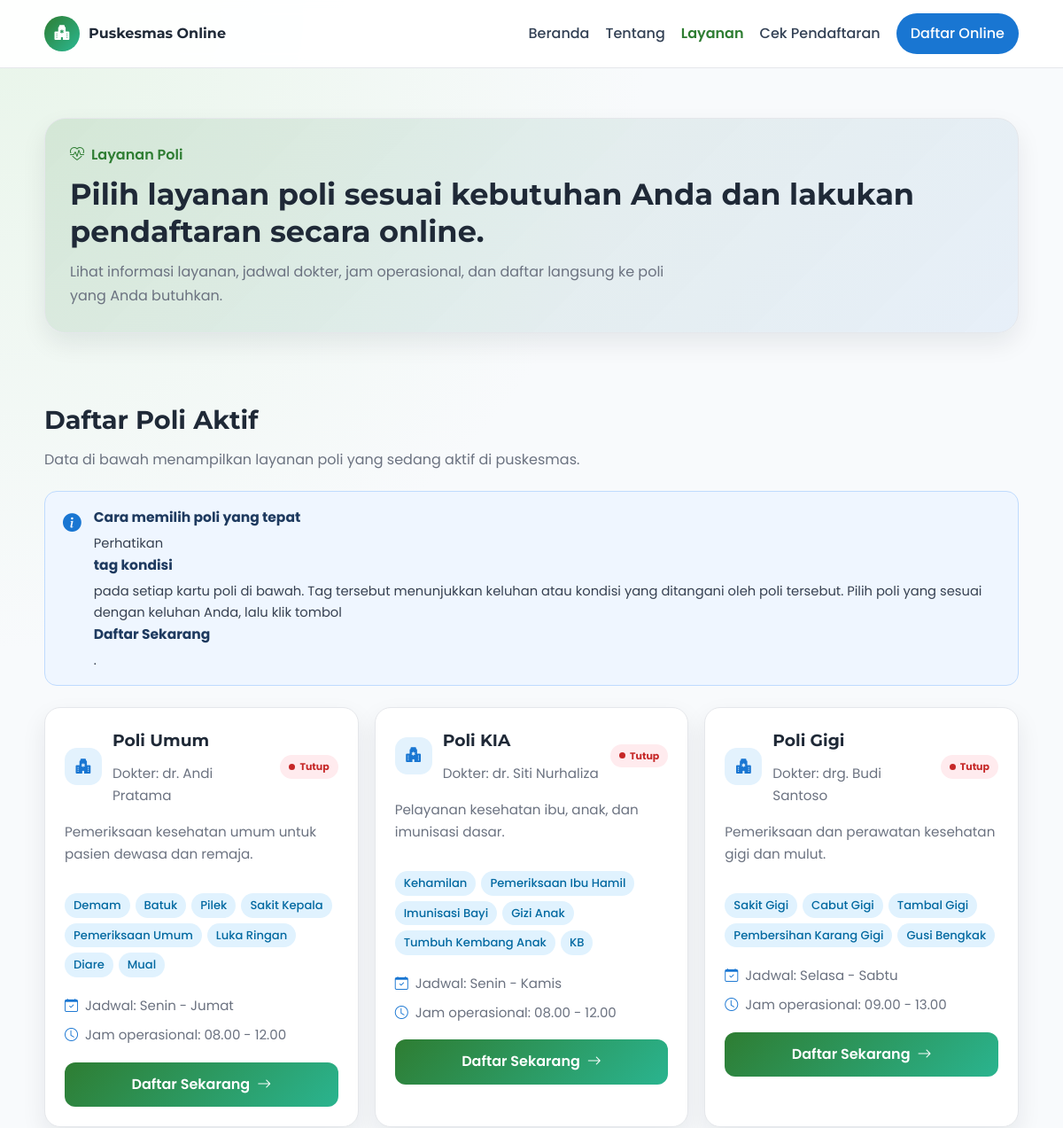
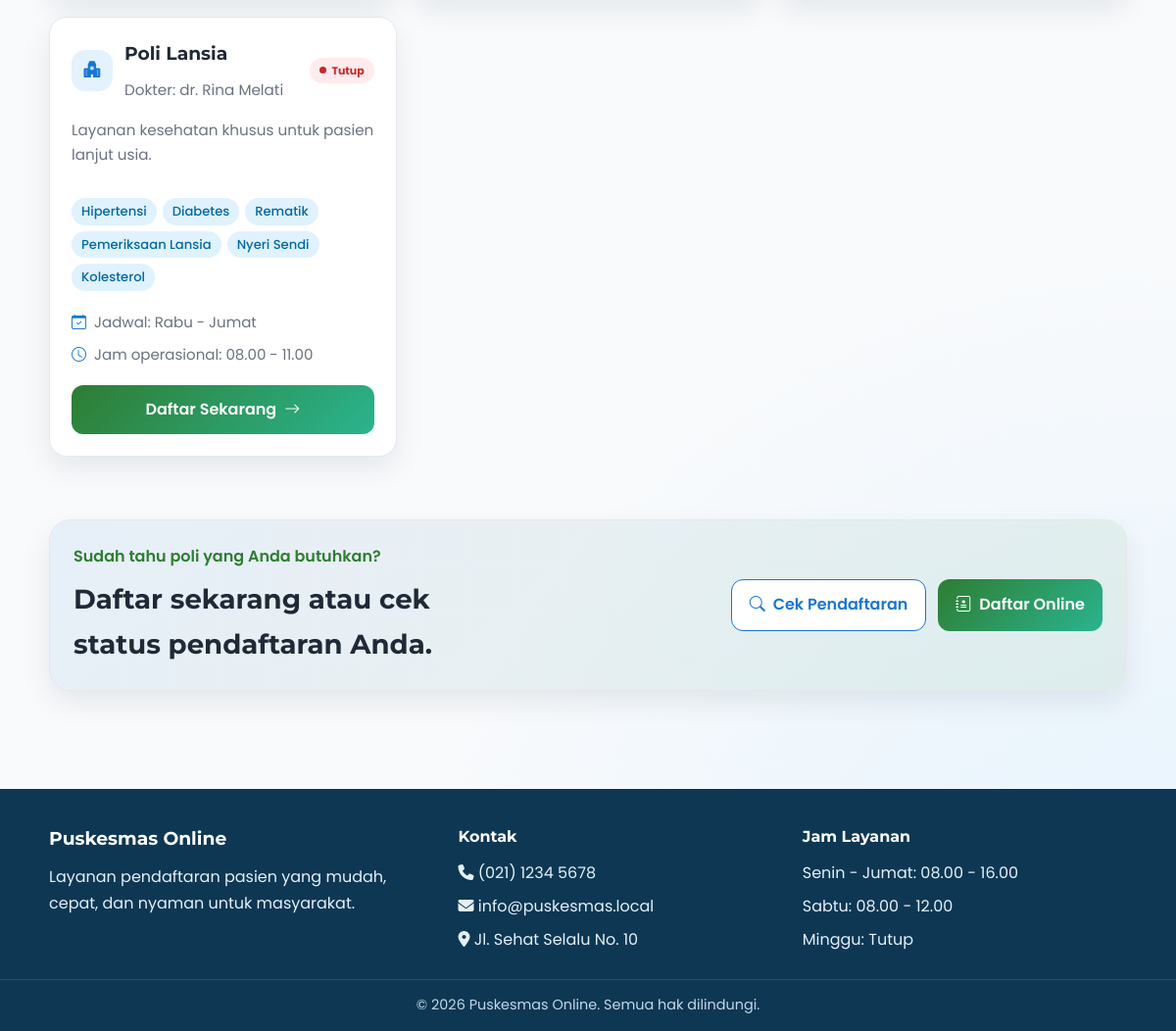
/layanan.php, run on the app's committed database (2 pictures, top to bottom).
### tables this page shows
CREATE TABLE `poli` (
  `id` int unsigned NOT NULL AUTO_INCREMENT,
  `nama_poli` varchar(100) NOT NULL,
  `deskripsi` text,
  `kondisi_ditangani` text,
  `dokter` varchar(100) DEFAULT NULL,
  `jadwal` varchar(150) DEFAULT NULL,
  `jam_operasional` varchar(100) DEFAULT NULL,
  `is_active` tinyint(1) NOT NULL DEFAULT '1',
  `created_at` timestamp NULL DEFAULT CURRENT_TIMESTAMP,
  `updated_at` timestamp NULL DEFAULT CURRENT_TIMESTAMP ON UPDATE CURRENT_TIMESTAMP,
  PRIMARY KEY (`id`)
);

### config/koneksi.php (called while the page is built, shortened)
<?php
if (!function_exists('cekStatusBuka')) {
	function cekStatusBuka(string $jadwal, string $jamOp): bool
	{
		$hariMap = [
			'senin' => 1, 'selasa' => 2, 'rabu' => 3, 'kamis' => 4,
			'jumat' => 5, 'sabtu' => 6, 'minggu' => 7,
		];
		$now      = new DateTime('now');
		$hariIni  = (int) $now->format('N');
		$jamNow   = $now->format('H:i');
		$jadwalLower = strtolower($jadwal);
		$hariDibuka  = false;
		if (preg_match('/(\w+)\s*[-–]\s*(\w+)/', $jadwalLower, $m)) {
			$awal  = $hariMap[$m[1]] ?? null;
			$akhir = $hariMap[$m[2]] ?? null;
			if ($awal && $akhir) {
				$hariDibuka = ($hariIni >= $awal && $hariIni <= $akhir);
			}
		}
		if (!$hariDibuka) {
			return false;
		}
		$jamOp = str_replace('.', ':', $jamOp);
		if (preg_match('/(\d{1,2}:\d{2})\s*[-–]\s*(\d{1,2}:\d{2})/', $jamOp, $m)) {
			return ($jamNow >= $m[1] && $jamNow <= $m[2]);
		}
		return false;
	}
}

### layanan.php (the view, shortened to what this page needs)
<?php
require_once __DIR__ . '/config/koneksi.php';
$daftarPoli = [];
$punyaKolomStatus = false;
$stmtKolomStatus = $mysqli->prepare("SELECT COUNT(*) AS total FROM information_schema.COLUMNS WHERE TABLE_SCHEMA = DATABASE() AND TABLE_NAME = 'poli' AND COLUMN_NAME = 'status'");
if ($stmtKolomStatus) {
	$stmtKolomStatus->execute();
	$resultKolomStatus = $stmtKolomStatus->get_result();
	if ($resultKolomStatus) {
		$punyaKolomStatus = ((int) ($resultKolomStatus->fetch_assoc()['total'] ?? 0)) > 0;
	}
}
if ($punyaKolomStatus) {
	$stmtPoli = $mysqli->prepare('SELECT id, nama_poli, deskripsi, kondisi_ditangani, dokter, jadwal, jam_operasional, status FROM poli WHERE status = ? ORDER BY id ASC');
	if ($stmtPoli) {
		$statusAktif = 'aktif';
		$stmtPoli->bind_param('s', $statusAktif);
		$stmtPoli->execute();
		$resultPoli = $stmtPoli->get_result();
		if ($resultPoli) {
			while ($row = $resultPoli->fetch_assoc()) {
				$daftarPoli[] = $row;
			}
		}
		$stmtPoli->close();
	}
} else {
	$stmtPoli = $mysqli->prepare('SELECT id, nama_poli, deskripsi, kondisi_ditangani, dokter, jadwal, jam_operasional, is_active FROM poli WHERE is_active = ? ORDER BY id ASC');
	if ($stmtPoli) {
		$isActive = 1;
		$stmtPoli->bind_param('i', $isActive);
		$stmtPoli->execute();
		$resultPoli = $stmtPoli->get_result();
		if ($resultPoli) {
			while ($row = $resultPoli->fetch_assoc()) {
				$daftarPoli[] = $row;
			}
		}
	}
}
include __DIR__ . '/includes/header.php';
?>
<section class="page-hero page-hero-layanan">
	<div class="container page-hero-inner">
		<div>
			<p class="page-hero-kicker"><i class="bi bi-heart-pulse"></i> Layanan Poli</p>
			<h1>Pilih layanan poli sesuai kebutuhan Anda dan lakukan pendaftaran secara online.</h1>
			<p class="page-hero-desc">
				Lihat informasi layanan, jadwal dokter, jam operasional, dan daftar langsung ke poli yang Anda butuhkan.
			</p>
		</div>
	</div>
</section>
<section class="section">
	<div class="container">
		<div class="section-head section-head-left">
			<h2>Daftar Poli Aktif</h2>
			<p>Data di bawah menampilkan layanan poli yang sedang aktif di puskesmas.</p>
		</div>
		<div class="panduan-box">
			<span class="panduan-icon"><i class="bi bi-info-circle-fill"></i></span>
			<div>
				<strong>Cara memilih poli yang tepat</strong>
				<p>Perhatikan <strong>tag kondisi</strong> pada setiap kartu poli di bawah. Tag tersebut menunjukkan keluhan atau kondisi yang ditangani oleh poli tersebut. Pilih poli yang sesuai dengan keluhan Anda, lalu klik tombol <strong>Daftar Sekarang</strong>.</p>
			</div>
		</div>
		<div class="service-grid">
			<?php if (!empty($daftarPoli)): ?>
				<?php foreach ($daftarPoli as $poli): ?>
					<?php $buka = cekStatusBuka((string)($poli['jadwal'] ?? ''), (string)($poli['jam_operasional'] ?? '')); ?>
					<article class="service-card service-card-layanan">
						<div class="card-top">
							<span class="card-icon"><i class="bi bi-hospital-fill"></i></span>
							<div>
								<h3><?= htmlspecialchars($poli['nama_poli']) ?></h3>
								<p class="card-subtitle">Dokter: <?= htmlspecialchars($poli['dokter'] ?: '-') ?></p>
							</div>
							<span class="poli-status-badge <?= $buka ? 'poli-buka' : 'poli-tutup' ?>">
								<span class="poli-dot"></span>
								<?= $buka ? 'Buka' : 'Tutup' ?>
							</span>
						</div>
						<p class="service-desc">
							<?= htmlspecialchars($poli['deskripsi'] ?: 'Layanan kesehatan yang tersedia untuk pendaftaran pasien.') ?>
						</p>
						<?php if (!empty($poli['kondisi_ditangani'])): ?>
							<div class="kondisi-tags">
								<?php foreach (explode(',', $poli['kondisi_ditangani']) as $tag): ?>
									<?php $tag = trim($tag); if ($tag !== ''): ?>
										<span class="kondisi-tag"><?= htmlspecialchars($tag) ?></span>
									<?php endif; ?>
								<?php endforeach; ?>
							</div>
						<?php endif; ?>
						<ul class="service-meta">
							<li><i class="bi bi-calendar-check"></i> Jadwal: <?= htmlspecialchars($poli['jadwal'] ?: '-') ?></li>
							<li><i class="bi bi-clock"></i> Jam operasional: <?= htmlspecialchars($poli['jam_operasional'] ?: '-') ?></li>
						</ul>
						<a href="pendaftaran.php?poli=<?= (int) $poli['id'] ?>" class="card-link card-link-primary">
							Daftar Sekarang <i class="bi bi-arrow-right"></i>
						</a>
					</article>
				<?php endforeach; ?>
			<?php endif; ?>
		</div>
	</div>
</section>
<section class="section section-help">
	<div class="container help-box">
		<div>
			<p class="help-kicker">Sudah tahu poli yang Anda butuhkan?</p>
			<h2>Daftar sekarang atau cek status pendaftaran Anda.</h2>
		</div>
		<div class="hero-actions help-actions">
			<a href="cek-pendaftaran.php" class="btn btn-outline"><i class="bi bi-search"></i> Cek Pendaftaran</a>
			<a href="pendaftaran.php" class="btn btn-primary"><i class="bi bi-journal-medical"></i> Daftar Online</a>
		</div>
	</div>
</section>
<?php include __DIR__ . '/includes/footer.php'; ?>

### includes/header.php (shortened to what this page needs)
<?php
$baseUrl = $baseUrl ?? rtrim(str_replace('\\', '/', dirname($_SERVER['SCRIPT_NAME'] ?? '')), '/');
$currentPage = basename($_SERVER['PHP_SELF']);
function navClass(string $page, string $current): string {
	return $page === $current ? 'nav-active' : '';
}
?>
<!DOCTYPE html>
<html lang="id">
<head>
	<link rel="stylesheet" href="https://cdn.jsdelivr.net/npm/bootstrap-icons@1.11.3/font/bootstrap-icons.min.css">
	<link rel="stylesheet" href="https://cdnjs.cloudflare.com/ajax/libs/font-awesome/6.5.2/css/all.min.css">
	<link rel="stylesheet" href="<?= htmlspecialchars($baseUrl) ?>/assets/css/style.css">
</head>
<body>
<header class="site-header">
	<div class="container nav-wrap">
		<a href="<?= htmlspecialchars($baseUrl) ?>/index.php" class="brand">
			<span class="brand-icon" aria-hidden="true"><i class="bi bi-hospital-fill"></i></span>
			<span class="brand-text">Puskesmas Online</span>
		</a>
		<nav class="site-nav" id="siteNav" aria-hidden="true">
			<a href="<?= htmlspecialchars($baseUrl) ?>/index.php" class="<?= navClass('index.php', $currentPage) ?>">
				<i class="bi bi-house"></i> Beranda
			</a>
			<a href="<?= htmlspecialchars($baseUrl) ?>/tentang.php" class="<?= navClass('tentang.php', $currentPage) ?>">
				<i class="bi bi-info-circle"></i> Tentang
			</a>
			<a href="<?= htmlspecialchars($baseUrl) ?>/layanan.php" class="<?= navClass('layanan.php', $currentPage) ?>">
				<i class="bi bi-heart-pulse"></i> Layanan
			</a>
			<a href="<?= htmlspecialchars($baseUrl) ?>/cek-pendaftaran.php" class="<?= navClass('cek-pendaftaran.php', $currentPage) ?>">
				<i class="bi bi-card-checklist"></i> Cek Pendaftaran
			</a>
			<a href="<?= htmlspecialchars($baseUrl) ?>/pendaftaran.php" class="btn-nav <?= navClass('pendaftaran.php', $currentPage) ?>">
				<i class="bi bi-journal-medical"></i> Daftar Online
			</a>
		</nav>
	</div>
</header>
<main>

### includes/footer.php (shortened to what this page needs)
</main>
<footer class="site-footer">
	<div class="container footer-grid">
		<div>
			<h3>Puskesmas Online</h3>
			<p>Layanan pendaftaran pasien yang mudah, cepat, dan nyaman untuk masyarakat.</p>
		</div>
		<div>
			<h4>Kontak</h4>
			<ul>
				<li><i class="fa-solid fa-phone"></i> (021) 1234 5678</li>
				<li><i class="fa-solid fa-envelope"></i> info@puskesmas.local</li>
				<li><i class="fa-solid fa-location-dot"></i> Jl. Sehat Selalu No. 10</li>
			</ul>
		</div>
		<div>
			<h4>Jam Layanan</h4>
			<ul>
				<li>Senin - Jumat: 08.00 - 16.00</li>
				<li>Sabtu: 08.00 - 12.00</li>
				<li>Minggu: Tutup</li>
			</ul>
		</div>
	</div>
	<p class="copyright">&copy; <?= date('Y') ?> Puskesmas Online. Semua hak dilindungi.</p>
</footer>
</body>
</html>

### data on the page
poli: nama_poli "Poli Umum", dokter "dr. Andi Pratama", shows "Tutup", deskripsi "Pemeriksaan kesehatan umum untuk pasien dewasa dan remaja.", kondisi_ditangani "Demam", kondisi_ditangani "Batuk", kondisi_ditangani "Pilek", kondisi_ditangani "Sakit Kepala", kondisi_ditangani "Pemeriksaan Umum", kondisi_ditangani "Luka Ringan", kondisi_ditangani "Diare", kondisi_ditangani "Mual", jadwal "Senin - Jumat", jam_operasional "08.00 - 12.00"
poli: nama_poli "Poli KIA", dokter "dr. Siti Nurhaliza", shows "Tutup", deskripsi "Pelayanan kesehatan ibu, anak, dan imunisasi dasar.", kondisi_ditangani "Kehamilan", kondisi_ditangani "Pemeriksaan Ibu Hamil", kondisi_ditangani "Imunisasi Bayi", kondisi_ditangani "Gizi Anak", kondisi_ditangani "Tumbuh Kembang Anak", kondisi_ditangani "KB", jadwal "Senin - Kamis", jam_operasional "08.00 - 12.00"
poli: nama_poli "Poli Gigi", dokter "drg. Budi Santoso", shows "Tutup", deskripsi "Pemeriksaan dan perawatan kesehatan gigi dan mulut.", kondisi_ditangani "Sakit Gigi", kondisi_ditangani "Cabut Gigi", kondisi_ditangani "Tambal Gigi", kondisi_ditangani "Pembersihan Karang Gigi", kondisi_ditangani "Gusi Bengkak", jadwal "Selasa - Sabtu", jam_operasional "09.00 - 13.00"
poli: nama_poli "Poli Lansia", dokter "dr. Rina Melati", shows "Tutup", deskripsi "Layanan kesehatan khusus untuk pasien lanjut usia.", kondisi_ditangani "Hipertensi", kondisi_ditangani "Diabetes", kondisi_ditangani "Rematik", kondisi_ditangani "Pemeriksaan Lansia", kondisi_ditangani "Nyeri Sendi", kondisi_ditangani "Kolesterol", jadwal "Rabu - Jumat", jam_operasional "08.00 - 11.00"
